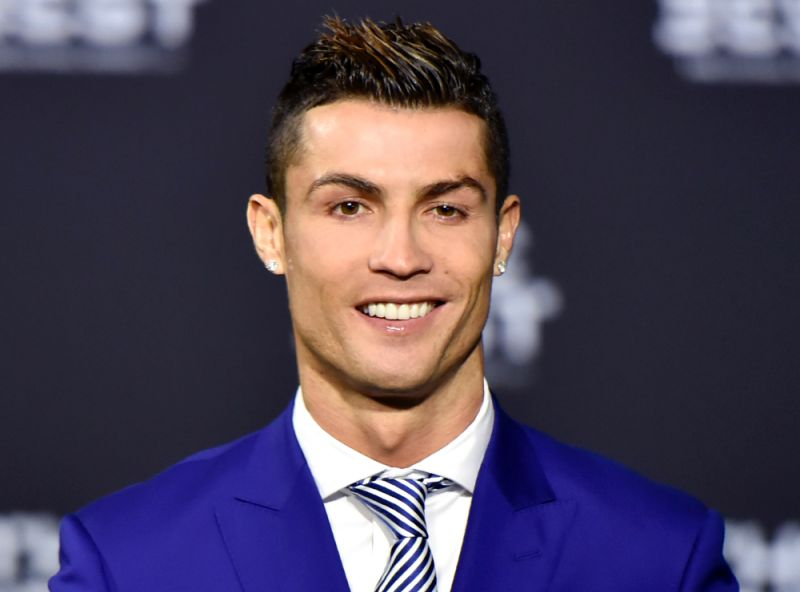
#> input picture resources/cr5.jpg, 800 x 592 px
$ python imagefun.py
#> lines starting #> are read from the running program, lines starting #| are printed output that depends on the picture; after the words box and inside, x2 and y2 are one past the last pixel; in counts of white or black regions, pixels touching at a corner belong together
import cv2
import numpy as np

img = cv2.imread('resources/cr5.jpg')
#> img is the input picture: shape (592, 800, 3); mean B, G, R 86.9, 66.5, 76.1
kernel = np.ones((5,5), np.uint8)

height, width, channel = img.shape
#> height = 592; width = 800; channel = 3
print(height, width, channel)
#| 592 800 3

grayImg = cv2.cvtColor(img, cv2.COLOR_BGR2GRAY)              # converting img to grayscale image
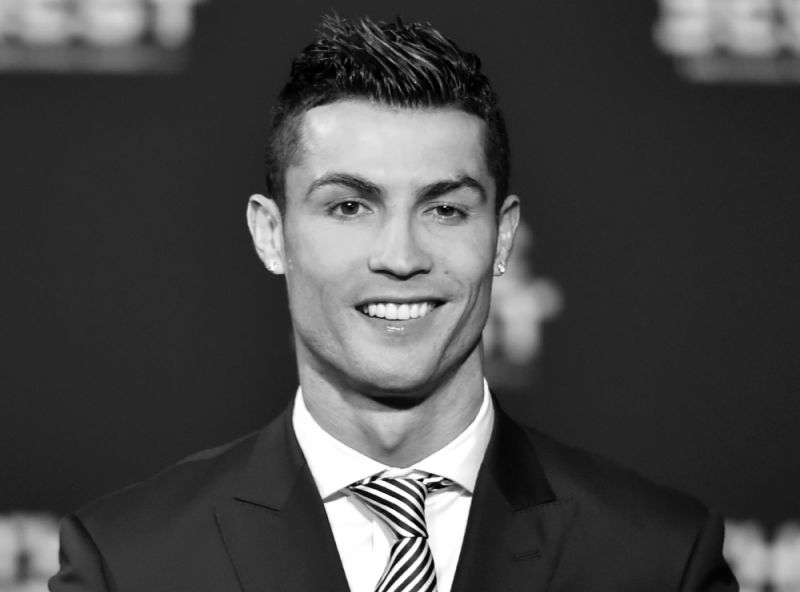
#> grayImg: shape (592, 800); min 0, max 255, mean 71.7
blurImg = cv2.GaussianBlur(grayImg, (7,7),0)                 # converting img to blur image
cannyImg = cv2.Canny(img, 150, 200)                          # converting img to canny image
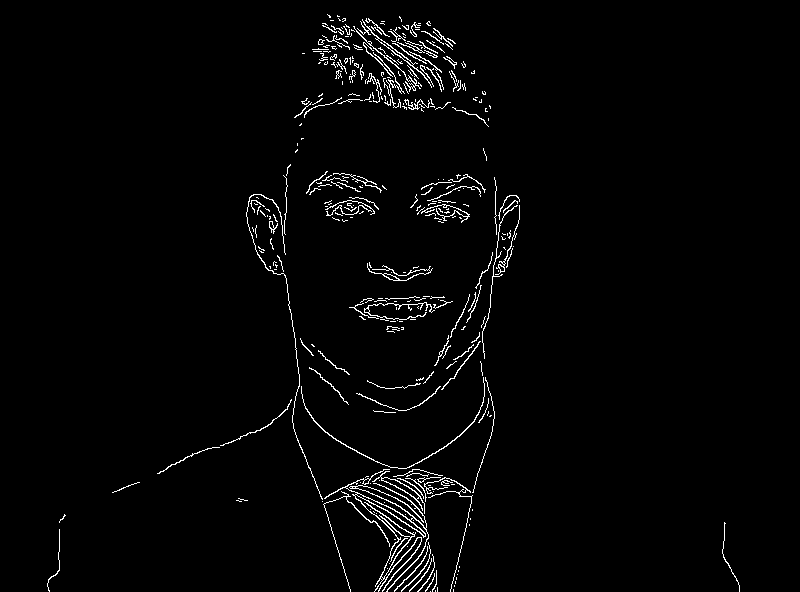
#> cannyImg: shape (592, 800); 2.1% white in thin lines or dots, all inside (x1, y1, x2, y2) = (47, 14, 740, 592)
dialationImg = cv2.dilate(cannyImg, kernel, iterations=1)    # Dialation increases the width of the image
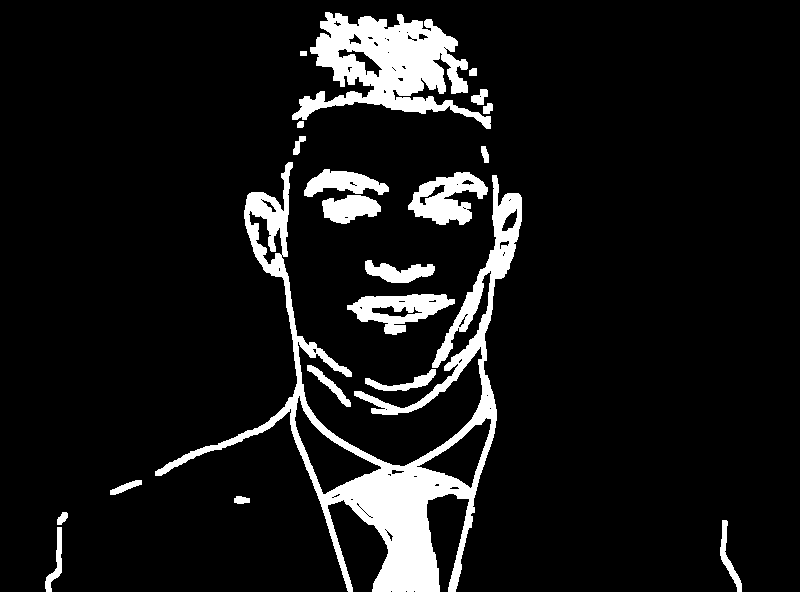
#> dialationImg: shape (592, 800); 9.5% white; 21 white regions, largest, box (x1, y1, x2, y2) and area: (155, 162, 522, 592) 23364, (292, 12, 491, 129) 10730, (408, 172, 488, 225) 2340

cv2.imshow("Gray Image", grayImg)                            # showing gray image
cv2.imshow("Blur Image", blurImg)                            # showing Blur image
cv2.imshow("Canny Image", cannyImg)                          # showing canny image
cv2.imshow("Dialation Image", dialationImg)                  # showing dialated image

cv2.waitKey(0)
